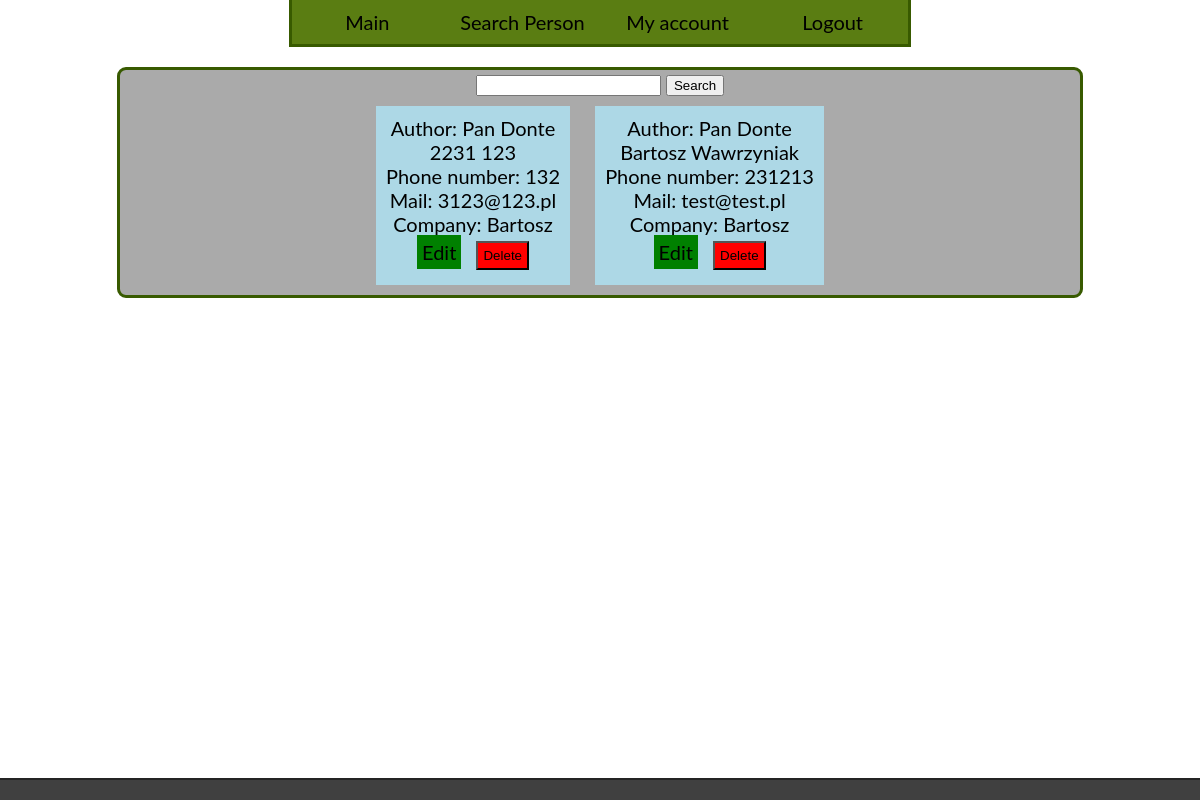
The app's page /search/ (signed in) with its own data.
### CRM/models.py (models this page shows, shortened)
class ContactPerson(models.Model):
    name = models.CharField(max_length=30)
    surname = models.CharField(max_length=40)
    phone = models.CharField(max_length=9)
    mail = models.EmailField()
    company = models.ForeignKey(Company, on_delete=models.SET_NULL, null=True)
    user = models.ForeignKey(User, on_delete=models.SET_NULL, null=True)
    is_deleted = models.BooleanField(default=False)
    def __str__(self):
        return self.name + ' ' + self.surname

class Company(models.Model):
    name = models.CharField(max_length=30)
    nip = models.CharField(max_length=10, unique=True)
    industry = models.ForeignKey(Industry, on_delete=models.SET_NULL, null=True)
    address = models.CharField(max_length=100)
    city = models.CharField(max_length=40)
    user = models.ForeignKey(User, on_delete=models.SET_NULL, null=True)
    is_deleted = models.BooleanField(default=False)

### users/models.py (models this page shows)
class User(AbstractBaseUser):
    login = models.CharField(max_length=30, unique=True)
    name = models.CharField(max_length=20)
    surname = models.CharField(max_length=30)
    date_of_birth = models.DateField()
    role_id = models.ForeignKey(Role, on_delete=models.SET_NULL, null=True)
    is_deleted = models.BooleanField(default=False)
    objects = BaseUserManager()
    REQUIRED_FIELDS = ['name', 'surname', 'date_of_birth', 'role_id']
    USERNAME_FIELD = 'login'
    def is_super_user(self):
        return self.role_id.role_name == 'admin'

### CRM/views.py (the view)
class SearchPersonView(LoginRequiredMixin, View):
    login_url = 'users:login'
    redirect_field_name = 'redirect'
    template = 'CRM/search.html'
    def get(self, request):
        people = ContactPerson.objects.filter(is_deleted=False)
        people = people.filter(surname=request.GET['search']) if 'search' in request.GET else people
        return render(request, self.template, {'people': people})

### templates/CRM/search.html (shortened to what this page needs)
{% extends 'base.html' %}
{% load static %}
{% block content %}
    <div id="content">
        <input type="text" id="search">
        <button onclick="window.location.href = '?search=' + document.getElementById('search').value ">Search</button><br>
        {% for person in people %}
            <div id="person-{{ person.id }}" style="background-color: lightblue; width: fit-content; padding: 10px; margin: 10px;display: inline-block;">
                Author: {{ person.user }}<br>
                {{ person }}<br>
                Phone number: {{ person.phone }}<br>
                Mail: {{ person.mail }}<br>
                Company: {{ person.company.name }}<br>
                <a href="{% url 'CRM:edit_person' person.company.id person.id %}" style="margin: 5px; padding: 5px; background-color: green;">Edit</a>
                <button onclick="del('{% url 'CRM:edit_person' person.company.id person.id %}', 'person-{{ person.id }}')" style="margin: 5px; padding: 5px; background-color: red;">Delete</button>
            </div>
        {% endfor %}
    </div>
{% endblock %}

### static/style.css (style rules this page uses)
body, html { margin: 0; height: 100%; font-size: 20px; font-family: 'Lato', sans-serif; }
a:link, a:visited { text-decoration: none; color: black; }
#content { background-color: #AAA; margin: 20px auto 50px; width: 80%; border-radius: 9px; border: 3px solid #385A00; text-align: center; }

### records on screen
ContactPerson: user "Pan Donte", name+surname "2231 123", phone "132", mail "3123@123.pl", company.name "Bartosz"
ContactPerson: user "Pan Donte", name+surname "Bartosz Wawrzyniak", phone "231213", mail "test@test.pl", company.name "Bartosz"
